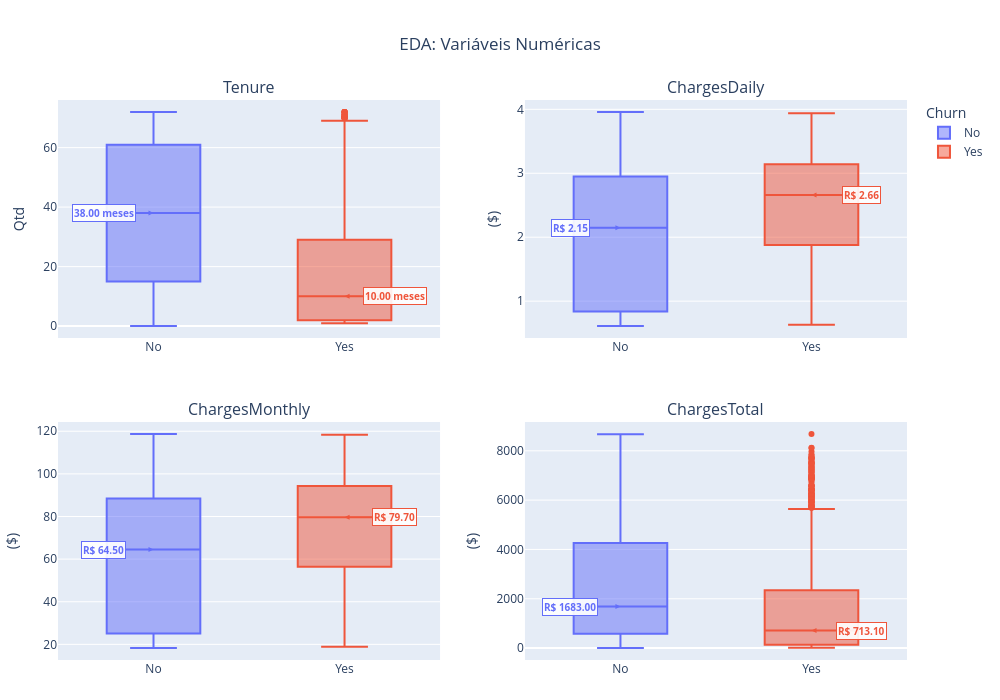

Source (notebook cell):
### Markdown cell above
### 5.3. Verificação Variáveis Numéricas

### Code cell
import telecom_x_analytics as tax

fig = tax.plot_boxplots_numericos(df)
fig.show()

### Figure 1 — Plotly figure (JSON) as saved in the notebook; plotly's stock layout.template omitted (floating-point values rounded to 4 significant figures; data arrays with more than 128 entries replaced by an {"elided": "..."} marker saying what was removed)
{"data": [{"marker": {"color": "#636EFA"}, "name": "No", "showlegend": true, "type": "box", "xaxis": "x", "y": {"elided": "5164 int values"}, "yaxis": "y"}, {"marker": {"color": "#EF553B"}, "name": "Yes", "showlegend": true, "type": "box", "xaxis": "x", "y": {"elided": "1857 int values"}, "yaxis": "y"}, {"marker": {"color": "#636EFA"}, "name": "No", "showlegend": false, "type": "box", "xaxis": "x2", "y": {"elided": "5164 float values"}, "yaxis": "y2"}, {"marker": {"color": "#EF553B"}, "name": "Yes", "showlegend": false, "type": "box", "xaxis": "x2", "y": {"elided": "1857 float values"}, "yaxis": "y2"}, {"marker": {"color": "#636EFA"}, "name": "No", "showlegend": false, "type": "box", "xaxis": "x3", "y": {"elided": "5164 float values"}, "yaxis": "y3"}, {"marker": {"color": "#EF553B"}, "name": "Yes", "showlegend": false, "type": "box", "xaxis": "x3", "y": {"elided": "1857 float values"}, "yaxis": "y3"}, {"marker": {"color": "#636EFA"}, "name": "No", "showlegend": false, "type": "box", "xaxis": "x4", "y": {"elided": "5164 float values"}, "yaxis": "y4"}, {"marker": {"color": "#EF553B"}, "name": "Yes", "showlegend": false, "type": "box", "xaxis": "x4", "y": {"elided": "1857 float values"}, "yaxis": "y4"}], "layout": {"annotations": [{"font": {"size": 16}, "showarrow": false, "text": "Tenure", "x": 0.225, "xanchor": "center", "xref": "paper", "y": 1, "yanchor": "bottom", "yref": "paper"}, {"font": {"size": 16}, "showarrow": false, "text": "ChargesDaily", "x": 0.775, "xanchor": "center", "xref": "paper", "y": 1, "yanchor": "bottom", "yref": "paper"}, {"font": {"size": 16}, "showarrow": false, "text": "ChargesMonthly", "x": 0.225, "xanchor": "center", "xref": "paper", "y": 0.425, "yanchor": "bottom", "yref": "paper"}, {"font": {"size": 16}, "showarrow": false, "text": "ChargesTotal", "x": 0.775, "xanchor": "center", "xref": "paper", "y": 0.425, "yanchor": "bottom", "yref": "paper"}, {"arrowcolor": "#636EFA", "arrowhead": 2, "ax": -50, "ay": 0, "bgcolor": "rgba(255, 255, 255, 0.9)", "bordercolor": "#636EFA", "borderwidth": 1, "font": {"color": "#636EFA", "size": 10}, "showarrow": true, "text": "<b>38.00 meses</b>", "x": "No", "xref": "x", "y": 38, "yref": "y"}, {"arrowcolor": "#EF553B", "arrowhead": 2, "ax": 50, "ay": 0, "bgcolor": "rgba(255, 255, 255, 0.9)", "bordercolor": "#EF553B", "borderwidth": 1, "font": {"color": "#EF553B", "size": 10}, "showarrow": true, "text": "<b>10.00 meses</b>", "x": "Yes", "xref": "x", "y": 10, "yref": "y"}, {"arrowcolor": "#636EFA", "arrowhead": 2, "ax": -50, "ay": 0, "bgcolor": "rgba(255, 255, 255, 0.9)", "bordercolor": "#636EFA", "borderwidth": 1, "font": {"color": "#636EFA", "size": 10}, "showarrow": true, "text": "<b>R$ 2.15</b>", "x": "No", "xref": "x2", "y": 2.15, "yref": "y2"}, {"arrowcolor": "#EF553B", "arrowhead": 2, "ax": 50, "ay": 0, "bgcolor": "rgba(255, 255, 255, 0.9)", "bordercolor": "#EF553B", "borderwidth": 1, "font": {"color": "#EF553B", "size": 10}, "showarrow": true, "text": "<b>R$ 2.66</b>", "x": "Yes", "xref": "x2", "y": 2.66, "yref": "y2"}, {"arrowcolor": "#636EFA", "arrowhead": 2, "ax": -50, "ay": 0, "bgcolor": "rgba(255, 255, 255, 0.9)", "bordercolor": "#636EFA", "borderwidth": 1, "font": {"color": "#636EFA", "size": 10}, "showarrow": true, "text": "<b>R$ 64.50</b>", "x": "No", "xref": "x3", "y": 64.5, "yref": "y3"}, {"arrowcolor": "#EF553B", "arrowhead": 2, "ax": 50, "ay": 0, "bgcolor": "rgba(255, 255, 255, 0.9)", "bordercolor": "#EF553B", "borderwidth": 1, "font": {"color": "#EF553B", "size": 10}, "showarrow": true, "text": "<b>R$ 79.70</b>", "x": "Yes", "xref": "x3", "y": 79.7, "yref": "y3"}, {"arrowcolor": "#636EFA", "arrowhead": 2, "ax": -50, "ay": 0, "bgcolor": "rgba(255, 255, 255, 0.9)", "bordercolor": "#636EFA", "borderwidth": 1, "font": {"color": "#636EFA", "size": 10}, "showarrow": true, "text": "<b>R$ 1683.00</b>", "x": "No", "xref": "x4", "y": 1683, "yref": "y4"}, {"arrowcolor": "#EF553B", "arrowhead": 2, "ax": 50, "ay": 0, "bgcolor": "rgba(255, 255, 255, 0.9)", "bordercolor": "#EF553B", "borderwidth": 1, "font": {"color": "#EF553B", "size": 10}, "showarrow": true, "text": "<b>R$ 713.10</b>", "x": "Yes", "xref": "x4", "y": 713.1, "yref": "y4"}], "height": 700, "hoverlabel": {"font": {"color": "white"}}, "legend": {"title": {"text": "Churn"}}, "margin": {"b": 40, "l": 50, "r": 50, "t": 100}, "showlegend": true, "title": {"text": "EDA: Variáveis Numéricas", "x": 0.5}, "width": 1000, "xaxis": {"anchor": "y", "domain": [0, 0.45]}, "xaxis2": {"anchor": "y2", "domain": [0.55, 1]}, "xaxis3": {"anchor": "y3", "domain": [0, 0.45]}, "xaxis4": {"anchor": "y4", "domain": [0.55, 1]}, "yaxis": {"anchor": "x", "domain": [0.575, 1], "title": {"text": "Qtd"}}, "yaxis2": {"anchor": "x2", "domain": [0.575, 1], "title": {"text": "($)"}}, "yaxis3": {"anchor": "x3", "domain": [0, 0.425], "title": {"text": "($)"}}, "yaxis4": {"anchor": "x4", "domain": [0, 0.425], "title": {"text": "($)"}}}}
